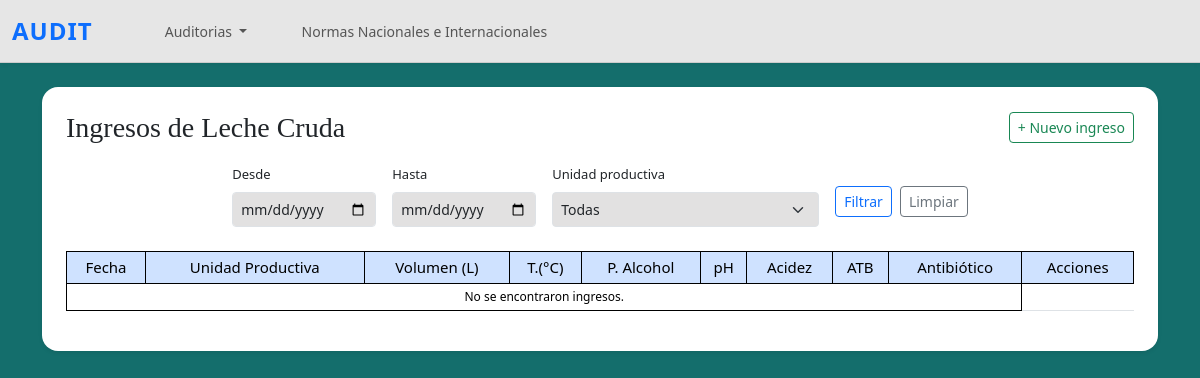
Page /ingreso_leche/listado/ on the earlier database version.
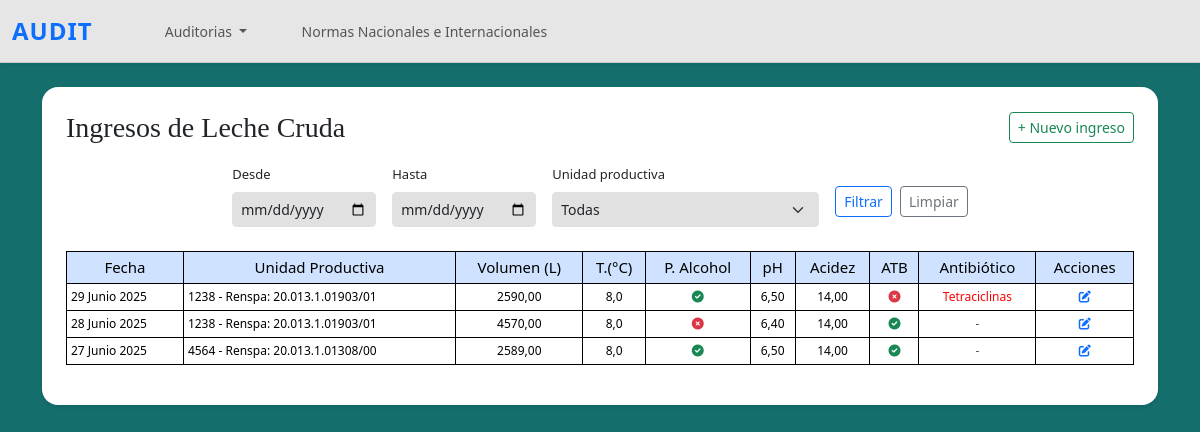
Same page on the later database version.
### questions/models.py (models this page shows, shortened)
class IngresoLeche(models.Model):
    unidad_productiva = models.ForeignKey(UnidadProductiva, on_delete=models.CASCADE)
    fecha = models.DateField()
    volumen = models.DecimalField(max_digits=6, decimal_places=2)
    temperatura = models.DecimalField(max_digits=4, decimal_places=1, null=True, blank=True)
    prueba_alcohol = models.BooleanField(null=True, blank=True)
    ph = models.DecimalField(max_digits=4, decimal_places=2, null=True, blank=True)
    acidez = models.DecimalField(max_digits=5, decimal_places=2, null=True, blank=True)
    antibiotico = models.BooleanField(null=True, blank=True)
    tipo_antibiotico = models.CharField(max_length=100, null=True, blank=True)
    class meta:
        ordering = ['fecha']

class UnidadProductiva(models.Model):
    codigo = models.CharField(max_length=10)
    razon_social = models.CharField(max_length=100)
    renspa = models.CharField(max_length=100, blank=True, null=True)
    telefono = models.CharField(max_length=15, blank=True, null=True)
    email = models.EmailField(blank=True, null=True)
    ubicacion = models.CharField(max_length=100, blank=True, null=True)
    def __str__(self):
        return f"{self.codigo} - Renspa: {self.renspa}"

### questions/views.py (the view)
# urls.py: path('ingreso_leche/listado/', listado_ingresos, name='listado_ingresos'),
def listado_ingresos(request):
    ingresos = IngresoLeche.objects.select_related('unidad_productiva').order_by('-fecha')
    unidades = UnidadProductiva.objects.all()
    fecha_inicio = request.GET.get('fecha_inicio')
    fecha_fin = request.GET.get('fecha_fin')
    unidad_id = request.GET.get('unidad_productiva')
    if fecha_inicio:
        ingresos = ingresos.filter(fecha__gte=fecha_inicio)
    if fecha_fin:
        ingresos = ingresos.filter(fecha__lte=fecha_fin)
    if unidad_id:
        ingresos = ingresos.filter(unidad_productiva__id=unidad_id)
    return render(request, 'ingreso_leche/listado_ingresos.html', {
        'ingresos': ingresos,
        'unidades': unidades,
        'filtros': {
            'fecha_inicio': fecha_inicio,
            'fecha_fin': fecha_fin,
            'unidad_productiva': unidad_id,
        }
    })

### questions/templates/ingreso_leche/listado_ingresos.html (shortened to what this page needs)
{% extends 'questions/base.html' %}
{% block content %}
<div style="background-color: #146e6c; min-height: 100vh;">
  <div class="container py-4">
    <div class="bg-white p-4 rounded-4 shadow-sm">
      <div class="d-flex justify-content-between align-items-center mb-3">
        <h3 class="mb-0" style="font-family: 'Times New Roman', Times, serif;">Ingresos de Leche Cruda</h3>
        <a href="{% url 'ingreso_leche' %}" class="btn btn-sm btn-outline-success">+ Nuevo ingreso</a>
      </div>
      <form method="get" class="row row-cols-auto gy-2 gx-3 align-items-center mb-4 justify-content-center">
        <div class="col">
          <label for="fecha_inicio" class="form-label">Desde</label>
          <input type="date" id="fecha_inicio" name="fecha_inicio" value="{{ filtros.fecha_inicio }}" class="form-control form-control-sm">
        </div>
        <div class="col">
          <label for="fecha_fin" class="form-label">Hasta</label>
          <input type="date" id="fecha_fin" name="fecha_fin" value="{{ filtros.fecha_fin }}" class="form-control form-control-sm">
        </div>
        <div class="col">
          <label for="unidad_productiva" class="form-label">Unidad productiva</label>
          <select name="unidad_productiva" id="unidad_productiva" class="form-select form-select-sm">
            <option value="">Todas</option>
          </select>
        </div>
        <div class="col-auto mt-4 d-flex align-items-center justify-content-center gap-2">
          <button type="submit" class="btn btn-sm btn-outline-primary">Filtrar</button>
          <a href="{% url 'listado_ingresos' %}" class="btn btn-sm btn-outline-secondary">Limpiar</a>
        </div>
      </form>
      <div class="table-responsive">
        <table class="table table-bordered table-hover align-middle table-sm small">
          <thead class="table-primary text-center">
            <tr>
              <th>Fecha</th>
              <th>Unidad Productiva</th>
              <th>Volumen (L)</th>
              <th>T.(°C)</th>
              <th>P. Alcohol</th>
              <th>pH</th>
              <th>Acidez</th>
              <th>ATB</th>
              <th>Antibiótico</th>
              <th>Acciones</th>
            </tr>
          </thead>
          <tbody>
            {% for ingreso in ingresos %}
            <tr>
              <td>{{ ingreso.fecha }}</td>
              <td>{{ ingreso.unidad_productiva }}</td>
              <td class="text-center">{{ ingreso.volumen }}</td>
              <td class="text-center">{{ ingreso.temperatura|default:"-" }}</td>
              <td class="text-center">
                {% if ingreso.prueba_alcohol %}
                  <i class="fas fa-times-circle text-danger" title="Rechazada"></i>
                {% elif ingreso.prueba_alcohol is not None %}
                  <i class="fas fa-check-circle text-success" title="Aprobada"></i>
                {% else %}
                  <span class="text-muted">-</span>
                {% endif %}
              </td>
              <td class="text-center">{{ ingreso.ph|default:"-" }}</td>
              <td class="text-center">{{ ingreso.acidez|default:"-" }}</td>
              <td class="text-center">
                {% if ingreso.antibiotico %}
                  <i class="fas fa-times-circle text-danger" title="Presente"></i>
                {% elif ingreso.antibiotico is not None %}
                  <i class="fas fa-check-circle text-success" title="Ausente"></i>
                {% else %}
                  <span class="text-muted">-</span>
                {% endif %}
              </td>
              <td class="text-center">
                {% if ingreso.antibiotico and ingreso.tipo_antibiotico %}
                  <span style="text-align: center; color: red;">{{ ingreso.tipo_antibiotico }}</span>
                {% else %}
                  <span class="text-muted">-</span>
                {% endif %}
              </td>
              <td class="text-center">
                <a href="{% url 'editar_ingreso' ingreso.id %}" class="text-decoration-none" title="Editar ingreso">
                  <i class="fas fa-edit" style="color: #0d6efd;"></i>
                </a>
              </td>
            </tr>
            {% empty %}
            <tr>
              <td colspan="9" class="text-center">No se encontraron ingresos.</td>
            </tr>
            {% endfor %}
          </tbody>
        </table>
      </div>
    </div>
  </div>
</div>
{% endblock %}

### questions/templates/questions/base.html (shortened to what this page needs)
<!DOCTYPE html>
<html lang="en">
<head>
  <link href="https://cdn.jsdelivr.net/npm/bootstrap@5.3.3/dist/css/bootstrap.min.css" rel="stylesheet">
  <link href="https://cdn.jsdelivr.net/npm/bootstrap-icons@1.10.5/font/bootstrap-icons.css" rel="stylesheet">
  <link rel="stylesheet" href="https://cdnjs.cloudflare.com/ajax/libs/font-awesome/6.0.0-beta3/css/all.min.css">
  {% load static %}
  <link rel="stylesheet" type="text/css" href="{% static 'css/estilos.css' %}">
</head>
<body>
  <nav class="navbar navbar-expand-lg">
    <div class="container-fluid">
      <a class="navbar-brand" href="{% url 'home' %}">AUDIT</a>
      <ul class="navbar-nav ms-5 me-auto mb-2 mb-lg-0">
        <li class="nav-item dropdown">
          <a class="nav-link dropdown-toggle" style="font-size: 14px; font-weight: 400;" href="#" id="navbarDropdown" role="button" data-bs-toggle="dropdown" aria-expanded="false">
            Auditorias
          </a>
        </li>
        <li>
          <a class="nav-link" style="font-size: 14px; font-weight: 400;" href="{% url 'normas_listar' %}">
            Normas Nacionales e Internacionales
          </a>
        </li>
      </ul>
      </div>
  </nav>
  {% block content %}
  {% endblock %}
</body>
</html>

### static/css/estilos.css (style rules this page uses)
.navbar { background-color: #f7e3a1; }
body { background-color: white }
.form-control { height: 35px; background-color: rgb(226, 225, 225); font-size: 14px; }
.form-select { height: 35px; background-color: rgb(226, 225, 225); font-size: 14px; }
label { font-size: 13px; }
table { width: 100%; }
thead tr th { font-size: 15px; font-weight: 400; text-align: center; }
tbody tr { font-size: 12px; margin-bottom: solid 2px black; }
.table th, .table td { border: 1px solid black; }

### questions/templates/questions/base.html (style rules this page uses)
.navbar { box-shadow: 0 2px 4px rgba(0, 0, 0, 0.05); position: sticky; top: 0; z-index: 1030; background-color: hsl(0, 0%, 90%); border-bottom: 1px solid hsl(0, 0%, 80%); }
.navbar-nav { gap: 1.2rem; }
.navbar-brand { font-weight: 700; font-size: 1.5rem; letter-spacing: 1px; color: #0d6efd !important; }
.nav-link { color: #555 !important; font-size: 1rem; transition: color 0.3s ease; }

Differences in the rows shown:
added IngresoLeche: fecha "29 Junio 2025", unidad_productiva "1238 - Renspa: 20.013.1.01903/01", volumen "2590,00", temperatura "8,0", prueba_alcohol False (drawn), ph "6,50", acidez "14,00", antibiotico True (drawn), tipo_antibiotico "Tetraciclinas"
added IngresoLeche: fecha "28 Junio 2025", unidad_productiva "1238 - Renspa: 20.013.1.01903/01", volumen "4570,00", temperatura "8,0", prueba_alcohol True (drawn), ph "6,40", acidez "14,00", antibiotico False (drawn)
added IngresoLeche: fecha "27 Junio 2025", unidad_productiva "4564 - Renspa: 20.013.1.01308/00", volumen "2589,00", temperatura "8,0", prueba_alcohol False (drawn), ph "6,50", acidez "14,00", antibiotico False (drawn)
Other differences:
text no longer shown: "No se encontraron ingresos."
